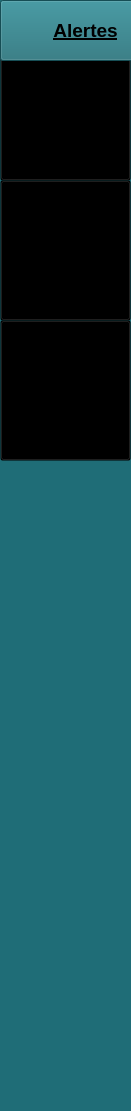
    <widget class="QWidget" name="widget_3" native="true">
     <property name="geometry">
      <rect>
       <x>0</x>
       <y>0</y>
       <width>131</width>
       <height>1111</height>
      </rect>
     </property>
     <property name="palette">
      <palette>
       <active>
        <colorrole role="WindowText">
         <brush brushstyle="SolidPattern">
          <color alpha="255">
           <red>255</red>
           <green>255</green>
           <blue>255</blue>
          </color>
         </brush>
        </colorrole>
        <colorrole role="Button">
         <brush brushstyle="SolidPattern">
          <color alpha="255">
           <red>31</red>
           <green>109</green>
           <blue>119</blue>
          </color>
         </brush>
        </colorrole>
        <colorrole role="Light">
         <brush brushstyle="SolidPattern">
          <color alpha="255">
           <red>46</red>
           <green>163</green>
           <blue>178</blue>
          </color>
         </brush>
        </colorrole>
        <colorrole role="Midlight">
         <brush brushstyle="SolidPattern">
          <color alpha="255">
           <red>38</red>
           <green>136</green>
           <blue>148</blue>
          </color>
         </brush>
        </colorrole>
        <colorrole role="Dark">
         <brush brushstyle="SolidPattern">
          <color alpha="255">
           <red>15</red>
           <green>54</green>
           <blue>59</blue>
          </color>
         </brush>
        </colorrole>
        <colorrole role="Mid">
         <brush brushstyle="SolidPattern">
          <color alpha="255">
           <red>21</red>
           <green>73</green>
           <blue>79</blue>
          </color>
         </brush>
        </colorrole>
        <colorrole role="Text">
         <brush brushstyle="SolidPattern">
          <color alpha="255">
           <red>255</red>
           <green>255</green>
           <blue>255</blue>
          </color>
         </brush>
        </colorrole>
        <colorrole role="BrightText">
         <brush brushstyle="SolidPattern">
          <color alpha="255">
           <red>255</red>
           <green>255</green>
           <blue>255</blue>
          </color>
         </brush>
        </colorrole>
        <colorrole role="ButtonText">
         <brush brushstyle="SolidPattern">
          <color alpha="255">
           <red>255</red>
           <green>255</green>
           <blue>255</blue>
          </color>
         </brush>
        </colorrole>
        <colorrole role="Base">
         <brush brushstyle="SolidPattern">
          <color alpha="255">
           <red>0</red>
           <green>0</green>
           <blue>0</blue>
          </color>
         </brush>
        </colorrole>
        <colorrole role="Window">
         <brush brushstyle="SolidPattern">
          <color alpha="255">
           <red>31</red>
           <green>109</green>
           <blue>119</blue>
          </color>
         </brush>
        </colorrole>
        <colorrole role="Shadow">
         <brush brushstyle="SolidPattern">
          <color alpha="255">
           <red>0</red>
           <green>0</green>
           <blue>0</blue>
          </color>
         </brush>
        </colorrole>
        <colorrole role="AlternateBase">
         <brush brushstyle="SolidPattern">
          <color alpha="255">
           <red>15</red>
           <green>54</green>
           <blue>59</blue>
          </color>
         </brush>
        </colorrole>
        <colorrole role="ToolTipBase">
         <brush brushstyle="SolidPattern">
          <color alpha="255">
           <red>255</red>
           <green>255</green>
           <blue>220</blue>
          </color>
         </brush>
        </colorrole>
        <colorrole role="ToolTipText">
         <brush brushstyle="SolidPattern">
          <color alpha="255">
           <red>0</red>
           <green>0</green>
           <blue>0</blue>
          </color>
         </brush>
        </colorrole>
        <colorrole role="PlaceholderText">
         <brush brushstyle="SolidPattern">
          <color alpha="127">
           <red>255</red>
           <green>255</green>
           <blue>255</blue>
          </color>
         </brush>
        </colorrole>
        <colorrole role="Accent">
         <brush brushstyle="SolidPattern">
          <color alpha="255">
           <red>0</red>
           <green>0</green>
           <blue>0</blue>
          </color>
         </brush>
        </colorrole>
       </active>
       <inactive>
        <colorrole role="WindowText">
         <brush brushstyle="SolidPattern">
          <color alpha="255">
           <red>255</red>
           <green>255</green>
           <blue>255</blue>
          </color>
         </brush>
        </colorrole>
        <colorrole role="Button">
         <brush brushstyle="SolidPattern">
          <color alpha="255">
           <red>31</red>
           <green>109</green>
           <blue>119</blue>
          </color>
         </brush>
        </colorrole>
        <colorrole role="Light">
         <brush brushstyle="SolidPattern">
          <color alpha="255">
           <red>46</red>
           <green>163</green>
           <blue>178</blue>
          </color>
         </brush>
        </colorrole>
        <colorrole role="Midlight">
         <brush brushstyle="SolidPattern">
          <color alpha="255">
           <red>38</red>
           <green>136</green>
           <blue>148</blue>
          </color>
         </brush>
        </colorrole>
        <colorrole role="Dark">
         <brush brushstyle="SolidPattern">
          <color alpha="255">
           <red>15</red>
           <green>54</green>
           <blue>59</blue>
          </color>
         </brush>
        </colorrole>
        <colorrole role="Mid">
         <brush brushstyle="SolidPattern">
          <color alpha="255">
           <red>21</red>
           <green>73</green>
           <blue>79</blue>
          </color>
         </brush>
        </colorrole>
        <colorrole role="Text">
         <brush brushstyle="SolidPattern">
          <color alpha="255">
           <red>255</red>
           <green>255</green>
           <blue>255</blue>
          </color>
         </brush>
        </colorrole>
        <colorrole role="BrightText">
         <brush brushstyle="SolidPattern">
          <color alpha="255">
           <red>255</red>
           <green>255</green>
           <blue>255</blue>
          </color>
         </brush>
        </colorrole>
        <colorrole role="ButtonText">
         <brush brushstyle="SolidPattern">
          <color alpha="255">
           <red>255</red>
           <green>255</green>
           <blue>255</blue>
          </color>
         </brush>
        </colorrole>
        <colorrole role="Base">
         <brush brushstyle="SolidPattern">
          <color alpha="255">
           <red>0</red>
           <green>0</green>
           <blue>0</blue>
          </color>
         </brush>
        </colorrole>
        <colorrole role="Window">
         <brush brushstyle="SolidPattern">
          <color alpha="255">
           <red>31</red>
           <green>109</green>
           <blue>119</blue>
          </color>
         </brush>
        </colorrole>
        <colorrole role="Shadow">
         <brush brushstyle="SolidPattern">
          <color alpha="255">
           <red>0</red>
           <green>0</green>
           <blue>0</blue>
          </color>
         </brush>
        </colorrole>
        <colorrole role="AlternateBase">
         <brush brushstyle="SolidPattern">
          <color alpha="255">
           <red>15</red>
           <green>54</green>
           <blue>59</blue>
          </color>
         </brush>
        </colorrole>
        <colorrole role="ToolTipBase">
         <brush brushstyle="SolidPattern">
          <color alpha="255">
           <red>255</red>
           <green>255</green>
           <blue>220</blue>
          </color>
         </brush>
        </colorrole>
        <colorrole role="ToolTipText">
         <brush brushstyle="SolidPattern">
          <color alpha="255">
           <red>0</red>
           <green>0</green>
           <blue>0</blue>
          </color>
         </brush>
        </colorrole>
        <colorrole role="PlaceholderText">
         <brush brushstyle="SolidPattern">
          <color alpha="127">
           <red>255</red>
           <green>255</green>
           <blue>255</blue>
          </color>
         </brush>
        </colorrole>
        <colorrole role="Accent">
         <brush brushstyle="SolidPattern">
          <color alpha="255">
           <red>0</red>
           <green>0</green>
           <blue>0</blue>
          </color>
         </brush>
        </colorrole>
       </inactive>
       <disabled>
        <colorrole role="WindowText">
         <brush brushstyle="SolidPattern">
          <color alpha="255">
           <red>15</red>
           <green>54</green>
           <blue>59</blue>
          </color>
         </brush>
        </colorrole>
        <colorrole role="Button">
         <brush brushstyle="SolidPattern">
          <color alpha="255">
           <red>31</red>
           <green>109</green>
           <blue>119</blue>
          </color>
         </brush>
        </colorrole>
        <colorrole role="Light">
         <brush brushstyle="SolidPattern">
          <color alpha="255">
           <red>46</red>
           <green>163</green>
           <blue>178</blue>
          </color>
         </brush>
        </colorrole>
        <colorrole role="Midlight">
         <brush brushstyle="SolidPattern">
          <color alpha="255">
           <red>38</red>
           <green>136</green>
           <blue>148</blue>
          </color>
         </brush>
        </colorrole>
        <colorrole role="Dark">
         <brush brushstyle="SolidPattern">
          <color alpha="255">
           <red>15</red>
           <green>54</green>
           <blue>59</blue>
          </color>
         </brush>
        </colorrole>
        <colorrole role="Mid">
         <brush brushstyle="SolidPattern">
          <color alpha="255">
           <red>21</red>
           <green>73</green>
           <blue>79</blue>
          </color>
         </brush>
        </colorrole>
        <colorrole role="Text">
         <brush brushstyle="SolidPattern">
          <color alpha="255">
           <red>15</red>
           <green>54</green>
           <blue>59</blue>
          </color>
         </brush>
        </colorrole>
        <colorrole role="BrightText">
         <brush brushstyle="SolidPattern">
          <color alpha="255">
           <red>255</red>
           <green>255</green>
           <blue>255</blue>
          </color>
         </brush>
        </colorrole>
        <colorrole role="ButtonText">
         <brush brushstyle="SolidPattern">
          <color alpha="255">
           <red>15</red>
           <green>54</green>
           <blue>59</blue>
          </color>
         </brush>
        </colorrole>
        <colorrole role="Base">
         <brush brushstyle="SolidPattern">
          <color alpha="255">
           <red>31</red>
           <green>109</green>
           <blue>119</blue>
          </color>
         </brush>
        </colorrole>
        <colorrole role="Window">
         <brush brushstyle="SolidPattern">
          <color alpha="255">
           <red>31</red>
           <green>109</green>
           <blue>119</blue>
          </color>
         </brush>
        </colorrole>
        <colorrole role="Shadow">
         <brush brushstyle="SolidPattern">
          <color alpha="255">
           <red>0</red>
           <green>0</green>
           <blue>0</blue>
          </color>
         </brush>
        </colorrole>
        <colorrole role="AlternateBase">
         <brush brushstyle="SolidPattern">
          <color alpha="255">
           <red>31</red>
           <green>109</green>
           <blue>119</blue>
          </color>
         </brush>
        </colorrole>
        <colorrole role="ToolTipBase">
         <brush brushstyle="SolidPattern">
          <color alpha="255">
           <red>255</red>
           <green>255</green>
           <blue>220</blue>
          </color>
         </brush>
        </colorrole>
        <colorrole role="ToolTipText">
         <brush brushstyle="SolidPattern">
          <color alpha="255">
           <red>0</red>
           <green>0</green>
           <blue>0</blue>
          </color>
         </brush>
        </colorrole>
        <colorrole role="PlaceholderText">
         <brush brushstyle="SolidPattern">
          <color alpha="127">
           <red>15</red>
           <green>54</green>
           <blue>59</blue>
          </color>
         </brush>
        </colorrole>
        <colorrole role="Accent">
         <brush brushstyle="SolidPattern">
          <color alpha="255">
           <red>22</red>
           <green>77</green>
           <blue>84</blue>
          </color>
         </brush>
        </colorrole>
       </disabled>
      </palette>
     </property>
     <property name="autoFillBackground">
      <bool>true</bool>
     </property>
     <widget class="QPushButton" name="pushButton_4">
      <property name="geometry">
       <rect>
        <x>0</x>
        <y>50</y>
        <width>131</width>
        <height>131</height>
       </rect>
      </property>
      <property name="styleSheet">
       <string notr="true">background: transparent;</string>
      </property>
      <property name="text">
       <string/>
      </property>
      <property name="icon">
       <iconset resource="image.qrc">
        <normaloff>:/icon4.png</normaloff>:/icon4.png</iconset>
      </property>
      <property name="iconSize">
       <size>
        <width>83</width>
        <height>85</height>
       </size>
      </property>
     </widget>
     <widget class="QPushButton" name="rdv">
      <property name="geometry">
       <rect>
        <x>0</x>
        <y>180</y>
        <width>131</width>
        <height>141</height>
       </rect>
      </property>
      <property name="styleSheet">
       <string notr="true">background: transparent;</string>
      </property>
      <property name="text">
       <string/>
      </property>
      <property name="icon">
       <iconset resource="image.qrc">
        <normaloff>:/icon6.png</normaloff>:/icon6.png</iconset>
      </property>
      <property name="iconSize">
       <size>
        <width>60</width>
        <height>74</height>
       </size>
      </property>
     </widget>
     <widget class="QLabel" name="label_6">
      <property name="geometry">
       <rect>
        <x>20</x>
        <y>290</y>
        <width>111</width>
        <height>20</height>
       </rect>
      </property>
      <property name="font">
       <font>
        <pointsize>11</pointsize>
        <italic>false</italic>
        <bold>true</bold>
        <underline>false</underline>
        <strikeout>false</strikeout>
       </font>
      </property>
      <property name="styleSheet">
       <string notr="true">color:black;</string>
      </property>
      <property name="text">
       <string>Rendez-vous</string>
      </property>
     </widget>
     <widget class="QPushButton" name="eventB">
      <property name="geometry">
       <rect>
        <x>0</x>
        <y>320</y>
        <width>131</width>
        <height>141</height>
       </rect>
      </property>
      <property name="styleSheet">
       <string notr="true">background: transparent;</string>
      </property>
      <property name="text">
       <string/>
      </property>
      <property name="icon">
       <iconset resource="image.qrc">
        <normaloff>:/icon7.png</normaloff>:/icon7.png</iconset>
      </property>
      <property name="iconSize">
       <size>
        <width>83</width>
        <height>77</height>
       </size>
      </property>
     </widget>
     <widget class="QLabel" name="label_7">
      <property name="geometry">
       <rect>
        <x>20</x>
        <y>430</y>
        <width>111</width>
        <height>20</height>
       </rect>
      </property>
      <property name="font">
       <font>
        <pointsize>11</pointsize>
        <italic>false</italic>
        <bold>true</bold>
        <underline>false</underline>
        <strikeout>false</strikeout>
       </font>
      </property>
      <property name="styleSheet">
       <string notr="true">color:black;</string>
      </property>
      <property name="text">
       <string>Evenements</string>
      </property>
     </widget>
     <widget class="QLabel" name="label_5">
      <property name="geometry">
       <rect>
        <x>30</x>
        <y>150</y>
        <width>81</width>
        <height>20</height>
       </rect>
      </property>
      <property name="font">
       <font>
        <pointsize>11</pointsize>
        <italic>false</italic>
        <bold>true</bold>
        <underline>false</underline>
        <strikeout>false</strikeout>
       </font>
      </property>
      <property name="styleSheet">
       <string notr="true">color:black;</string>
      </property>
      <property name="text">
       <string>Patients</string>
      </property>
     </widget>
     <widget class="QLabel" name="label_9">
      <property name="geometry">
       <rect>
        <x>10</x>
        <y>10</y>
        <width>63</width>
        <height>20</height>
       </rect>
      </property>
      <property name="font">
       <font>
        <pointsize>11</pointsize>
        <italic>false</italic>
        <bold>true</bold>
        <underline>true</underline>
        <strikeout>false</strikeout>
       </font>
      </property>
      <property name="styleSheet">
       <string notr="true">color:black;</string>
      </property>
      <property name="text">
       <string/>
      </property>
     </widget>
     <widget class="QPushButton" name="alert">
      <property name="geometry">
       <rect>
        <x>0</x>
        <y>0</y>
        <width>171</width>
        <height>61</height>
       </rect>
      </property>
      <property name="font">
       <font>
        <pointsize>14</pointsize>
        <bold>true</bold>
        <underline>true</underline>
       </font>
      </property>
      <property name="styleSheet">
       <string notr="true">color: rgb(0, 0, 0);
background-color: rgb(31, 109, 119);</string>
      </property>
      <property name="text">
       <string>Alertes</string>
      </property>
      <property name="iconSize">
       <size>
        <width>33</width>
        <height>36</height>
       </size>
      </property>
     </widget>
     <widget class="QLabel" name="bell">
      <property name="geometry">
       <rect>
        <x>0</x>
        <y>10</y>
        <width>51</width>
        <height>51</height>
       </rect>
      </property>
      <property name="font">
       <font>
        <pointsize>10</pointsize>
       </font>
      </property>
      <property name="styleSheet">
       <string notr="true">image: url(:/bellw.png);</string>
      </property>
      <property name="text">
       <string/>
      </property>
     </widget>
     <widget class="QLabel" name="bellN">
      <property name="geometry">
       <rect>
        <x>-20</x>
        <y>10</y>
        <width>91</width>
        <height>51</height>
       </rect>
      </property>
      <property name="font">
       <font>
        <pointsize>4</pointsize>
       </font>
      </property>
      <property name="styleSheet">
       <string notr="true">image: url(:/bells.png);</string>
      </property>
      <property name="text">
       <string/>
      </property>
     </widget>
    </widget>
